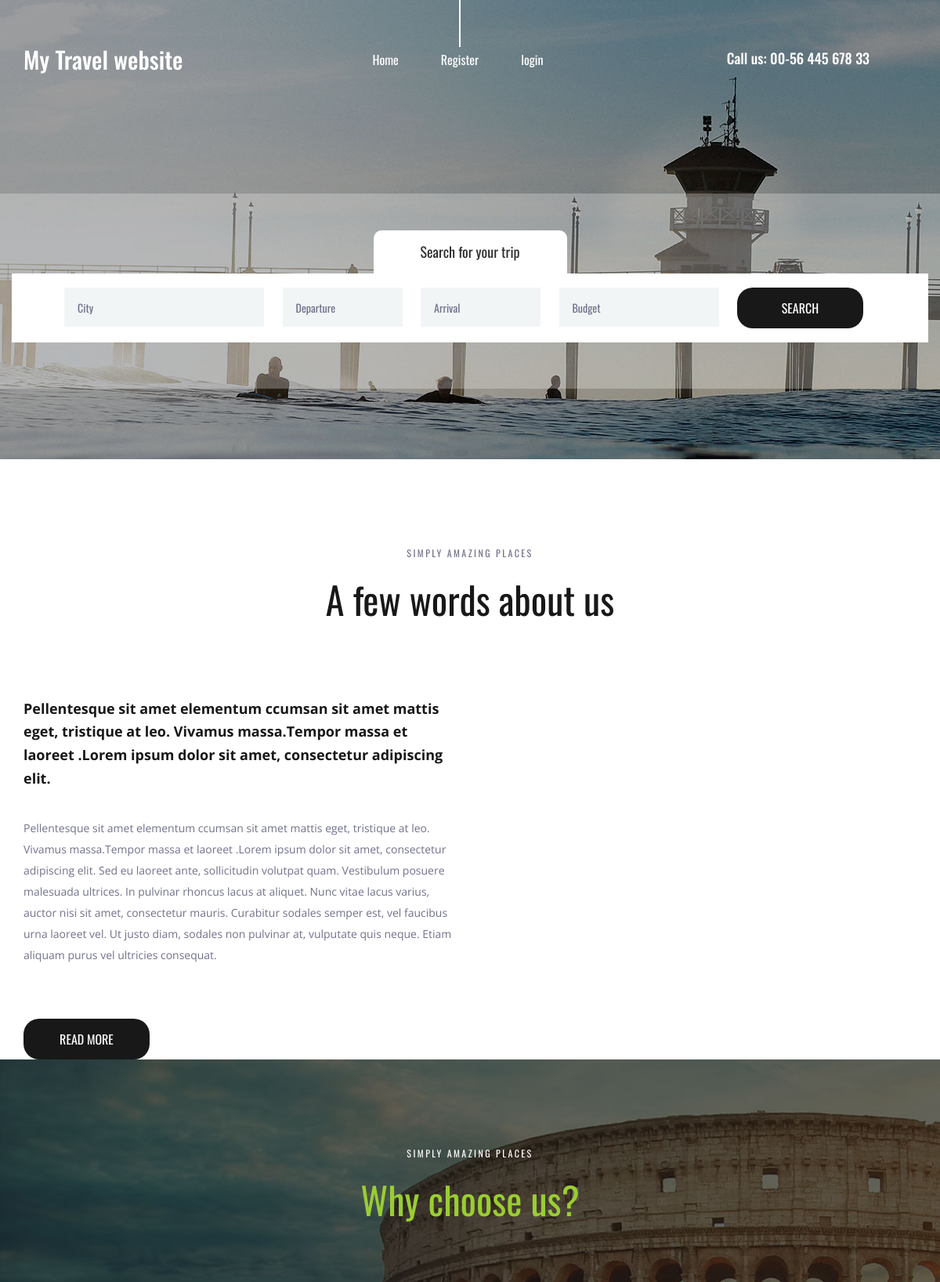
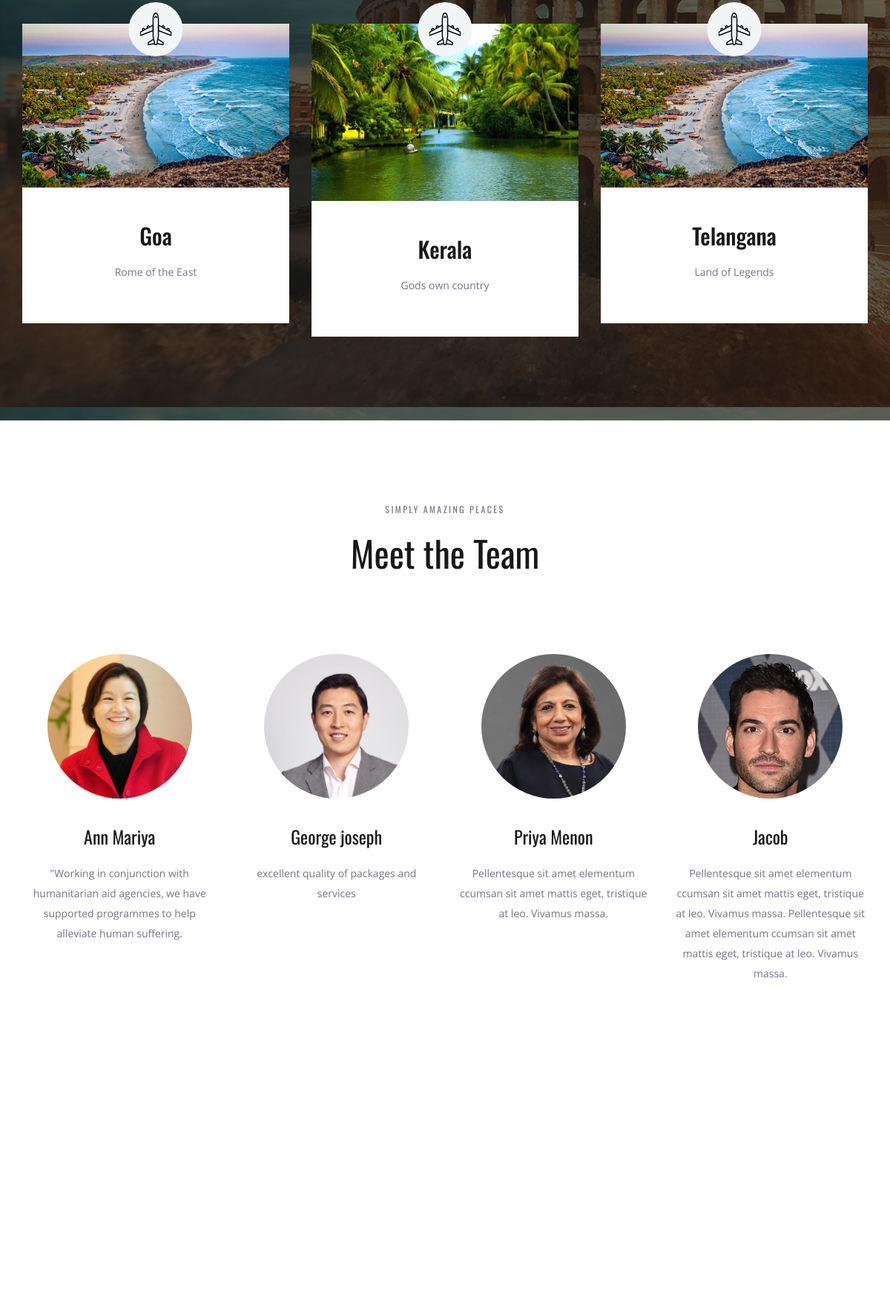
The page / (upper part) on the database its author committed (2 pictures, top to bottom).
### mytravelapp/models.py (models this page shows)
class Place(models.Model):
    name = models.CharField(max_length=120)
    img = models.ImageField(upload_to='pics')
    desc = models.TextField()

class Team(models.Model):
    name1 = models.CharField(max_length=120)
    img1 = models.ImageField(upload_to='pics1')
    desc1 = models.TextField()

### mytravelapp/views.py (the view)
# urls.py: path('',views.demo,name='demo'),
def demo(request):
    obj = Place.objects.all()
    obj1 = Team.objects.all()
    return render(request,"index.html",{'result':obj,'result1':obj1})

### templates/index.html (shortened to what this page needs)
{% load static %}
<html lang="en">
<head>
<link rel="stylesheet" type="text/css" href="{% static 'styles/bootstrap4/bootstrap.min.css' %}">
<link href="{% static 'plugins/font-awesome-4.7.0/css/font-awesome.min.css" rel="stylesheet' %}" type="text/css">
<link rel="stylesheet" type="text/css" href="{% static 'plugins/OwlCarousel2-2.2.1/owl.carousel.css' %}">
<link rel="stylesheet" type="text/css" href="{% static 'plugins/OwlCarousel2-2.2.1/owl.theme.default.css' %}">
<link rel="stylesheet" type="text/css" href="{% static 'plugins/OwlCarousel2-2.2.1/animate.css' %}">
<link rel="stylesheet" type="text/css" href="{% static 'styles/about.css' %}">
<link rel="stylesheet" type="text/css" href="{% static 'styles/about_responsive.css' %}">
</head>
<body>
<div class="super_container">
	<header class="header">
		<div class="container">
			<div class="row">
				<div class="col">
					<div class="header_content d-flex flex-row align-items-center justify-content-start">
						<div class="header_content_inner d-flex flex-row align-items-end justify-content-start">
							<div class="logo"><a href="index.html">My Travel website</a></div>
							<nav class="main_nav">
								<ul class="d-flex flex-row align-items-start justify-content-start">
									<li><a href="/">Home</a></li>
                                    {% if user.is_authenticated %}
									<li style="color: blue">HELLO  <u>{{user.first_name}}</u>  </li>
                                         <li><a href="credentials/logout">Logout</a></li>
                                        {% else %}
									<li class="active"><a href="credentials/register">Register</a></li>
                                <li><a href="credentials/login">login</a></li>
								</ul>
                                {% endif %}
							</nav>
							<div class="header_phone ml-auto">Call us: 00-56 445 678 33</div>
						</div>
					</div>
				</div>
			</div>
		</div>
	</header>
	<div class="home">
		<div class="background_image" style="background-image:url({% static 'images/about.jpg' %})"></div>
	</div>
	<div class="home_search">
		<div class="container">
			<div class="row">
				<div class="col">
					<div class="home_search_container">
						<div class="home_search_title">Search for your trip</div>
						<div class="home_search_content">
							<form action="#" class="home_search_form" id="home_search_form">
								<div class="d-flex flex-lg-row flex-column align-items-start justify-content-lg-between justify-content-start">
									<input type="text" class="search_input search_input_1" placeholder="City" required="required">
									<input type="text" class="search_input search_input_2" placeholder="Departure" required="required">
									<input type="text" class="search_input search_input_3" placeholder="Arrival" required="required">
									<input type="text" class="search_input search_input_4" placeholder="Budget" required="required">
									<button class="home_search_button">search</button>
								</div>
							</form>
						</div>
					</div>
				</div>
			</div>
		</div>
	</div>
	<div class="about">
		<div class="container">
			<div class="row">
				<div class="col text-center">
					<div class="section_subtitle">simply amazing places</div>
					<div class="section_title"><h2>A few words about us</h2></div>
				</div>
			</div>
			<div class="row about_row">
				<div class="col-lg-6">
					<div class="about_content">
						<div class="text_highlight">Pellentesque sit amet elementum ccumsan sit amet mattis eget, tristique at leo. Vivamus massa.Tempor massa et laoreet .Lorem ipsum dolor sit amet, consectetur adipiscing elit.</div>
						<div class="about_text">
							<p>Pellentesque sit amet elementum ccumsan sit amet mattis eget, tristique at leo. Vivamus massa.Tempor massa et laoreet .Lorem ipsum dolor sit amet, consectetur adipiscing elit. Sed eu laoreet ante, sollicitudin volutpat quam. Vestibulum posuere malesuada ultrices. In pulvinar rhoncus lacus at aliquet. Nunc vitae lacus varius, auctor nisi sit amet, consectetur mauris. Curabitur sodales semper est, vel faucibus urna laoreet vel. Ut justo diam, sodales non pulvinar at, vulputate quis neque. Etiam aliquam purus vel ultricies consequat.</p>
						</div>
						<div class="button about_button"><a href="#">read more</a></div>
					</div>
				</div>
				<div class="col-lg-6">
				</div>
			</div>
		</div>
	</div>
	<div class="why" >
		<div class="container">
			<div class="row">
				<div class="col text-center">
					<div class="section_subtitle">simply amazing places</div>
					<div class="section_title"><h2 style="color: yellowgreen">Why choose us?</h2></div>
				</div>
			</div>
			<div class="row why_row">
                {%  for i in result %}
				<div class="col-lg-4 why_col">
					<div class="why_item">
						<div class="why_image">
							<img src="{{ i.img.url }}" alt="">
							<div class="why_icon d-flex flex-column align-items-center justify-content-center">
								<img src="{% static 'images/why_1.svg' %}" alt="">
							</div>
						</div>
						<div class="why_content text-center">
							<div class="why_title">{{ i.name }}</div>
							<div class="why_text">
								<p>{{ i.desc }}</p>
							</div>
						</div>
					</div>
				</div>
               {% endfor %}
			</div>
		</div>
	</div>
	<div class="team">
		<div class="container">
			<div class="row">
				<div class="col text-center">
					<div class="section_subtitle">simply amazing places</div>
					<div class="section_title"><h2>Meet the Team</h2></div>
				</div>
			</div>
			<div class="row team_row">
                {% for i in result1 %}
				<div class="col-xl-3 col-md-6 team_col">
					<div class="team_item d-flex flex-column align-items-center justify-content-start text-center">
						<div class="team_image"><img src="{{ i.img1.url }}" alt=""></div>
						<div class="team_content">
							<div class="team_title"><a href="#">{{ i.name1 }}</a></div>
							<div class="team_text">
								<p>{{ i.desc1 }}</p>
							</div>
						</div>
					</div>
				</div>
{% endfor %}
	<footer class="footer">
		<div class="parallax_background parallax-window" data-parallax="scroll" data-image-src="{% static 'images/footer_1.jpg' %}" data-speed="0.8 '%}"></div>
		<div class="container">
			<div class="row">
				<div class="col">
					<div class="newsletter">
						<div class="newsletter_title_container text-center">
							<div class="newsletter_title">Subscribe to our newsletter to get the latest trends & news</div>
							<div class="newsletter_subtitle">Join our database NOW!</div>
						</div>
						<div class="newsletter_form_container">
							<form action="#" class="newsletter_form d-flex flex-md-row flex-column align-items-start justify-content-between" id="newsletter_form">
								<div class="d-flex flex-md-row flex-column align-items-start justify-content-between">
									<div><input type="text" class="newsletter_input newsletter_input_name" id="newsletter_input_name" placeholder="Name" required="required"><div class="input_border"></div></div>
									<div><input type="email" class="newsletter_input newsletter_input_email" id="newsletter_input_email" placeholder="Your e-mail" required="required"><div class="input_border"></div></div>
								</div>
								<div><button class="newsletter_button">subscribe</button></div>
							</form>
						</div>
					</div>
				</div>
			</div>
		</div>
	    </footer>
        </div>
        </div>
    </div>
</div>
</body>
</html>

### rows shown on the page
Place: img (picture), name "Goa", desc "Rome of the East"
Place: img (picture), name "Kerala", desc "Gods own country"
Place: img (picture), name "Telangana", desc "Land of Legends"
Team: img1 (picture), name1 "Ann Mariya", desc1 "\"Working in conjunction with humanitarian aid agencies, we have supported programmes to help alleviate human suffering."
Team: img1 (picture), name1 "George joseph", desc1 "excellent quality of packages and services"
Team: img1 (picture), name1 "Priya Menon", desc1 "Pellentesque sit amet elementum ccumsan sit amet mattis eget, tristique at leo. Vivamus massa."
Team: img1 (picture), name1 "Jacob", desc1 "Pellentesque sit amet elementum ccumsan sit amet mattis eget, tristique at leo. Vivamus massa. Pellentesque sit amet elementum ccumsan sit amet mattis eget, tristique at leo. Vivamus massa."
